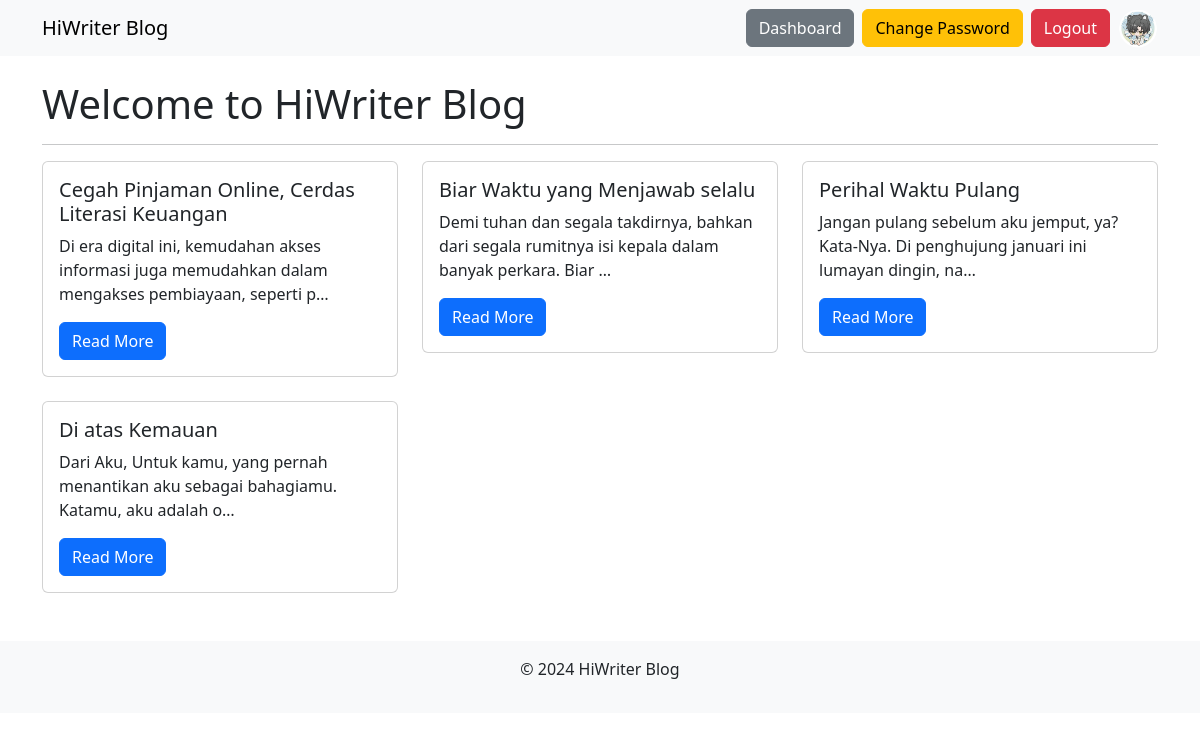
Page /HomeView/ (signed in) on the committed database.
### blog/models.py (models this page shows, shortened)
class Profile(models.Model):
    user = models.OneToOneField(User, on_delete=models.CASCADE)
    bio = models.TextField(blank=True, null=True)
    profile_picture = models.ImageField(
        upload_to='profile_pictures/',
        blank=True,
        null=True,
        default='profile_pictures/default-profile.jpg'
    )

class Post(models.Model):
    title = models.CharField(max_length=200)
    content = models.TextField()
    author = models.ForeignKey(User, on_delete=models.CASCADE)
    created_at = models.DateTimeField(auto_now_add=True)
    image = models.ImageField(upload_to='post_images/', blank=True, null=True)
    category = models.ForeignKey(Category, on_delete=models.SET_NULL, null=True, blank=True)
    tags = models.ManyToManyField('Tag', blank=True)

### blog/views.py (the view)
# urls.py: path('HomeView/', HomeView.as_view(), name='home'),
class HomeView(ListView):
    model = Post
    template_name = 'blog/home.html'
    context_object_name = 'posts'

### blog/templates/blog/home.html (shortened to what this page needs)
{% extends 'blog/base.html' %}
{% block content %}
<h1>Welcome to HiWriter Blog</h1>
<hr>
<div class="row">
    {% for post in posts %}
    <div class="col-md-4">
        <div class="card mb-4">
            <div class="card-body">
                <h5 class="card-title">{{ post.title }}</h5>
                <p class="card-text">{{ post.content|truncatechars:100 }}</p>
                <a href="{% url 'post_detail' post.pk %}" class="btn btn-primary">Read More</a>
            </div>
        </div>
    </div>
    {% endfor %}
</div>
{% endblock %}

### blog/templates/blog/base.html (shortened to what this page needs)
<!DOCTYPE html>
<html lang="en">
<head>
    <link href="https://cdn.jsdelivr.net/npm/bootstrap@5.3.0-alpha3/dist/css/bootstrap.min.css" rel="stylesheet">
    {% load static %}
    <link rel="stylesheet" href="{% static 'blog/styles.css' %}">
</head>
<body>
<nav class="navbar navbar-expand-lg navbar-light bg-light">
    <div class="container">
        <a class="navbar-brand" href="{% url 'home' %}" >HiWriter Blog</a>
        <div class="d-flex ms-auto align-items-center">
            {% if user.is_authenticated %}
                <a href="/dashboard/" class="btn btn-secondary me-2">Dashboard</a>
                <a href="{% url 'change_password' %}" class="btn btn-warning me-2">Change Password</a>
                <a href="/logout/" class="btn btn-danger me-2">Logout</a>
                {% if user.profile.profile_picture %}
                    <a href="{% url 'profile' %}" class="d-flex align-items-center">
                        <img src="{{ user.profile.profile_picture.url }}" alt="Profile" class="rounded-circle profile-img" style="width: 40px; height: 40px; object-fit: cover;">
                    </a>
                {% endif %}
            {% else %}
                <a href="/login/" class="btn btn-primary me-2">Login</a>
                <a href="/register/" class="btn btn-secondary">Register</a>
            {% endif %}
        </div>
    </div>
</nav>
<div class="container mt-4">
    {% block content %}{% endblock %}
</div>
<footer class="bg-light text-center py-3 mt-4">
    <p>&copy; 2024 HiWriter Blog</p>
</footer>
</body>
</html>

### blog/static/blog/styles.css (style rules this page uses)
.navbar img { width: 40px; height: 40px; border-radius: 50%; object-fit: cover; }
.profile-img { width: 40px; height: 40px; border-radius: 50%; object-fit: cover; }

### rows in the picture
Post: title "Cegah Pinjaman Online, Cerdas Literasi Keuangan", content "Di era digital ini, kemudahan akses informasi juga memudahkan dalam mengakses pembiayaan, seperti p…"
Post: title "Biar Waktu yang Menjawab selalu", content "Demi tuhan dan segala takdirnya, bahkan dari segala rumitnya isi kepala dalam banyak perkara. Biar …"
Post: title "Perihal Waktu Pulang", content "Jangan pulang sebelum aku jemput, ya? Kata-Nya. Di penghujung januari ini lumayan dingin, na…"
Post: title "Di atas Kemauan", content "Dari Aku, Untuk kamu, yang pernah menantikan aku sebagai bahagiamu. Katamu, aku adalah o…"
